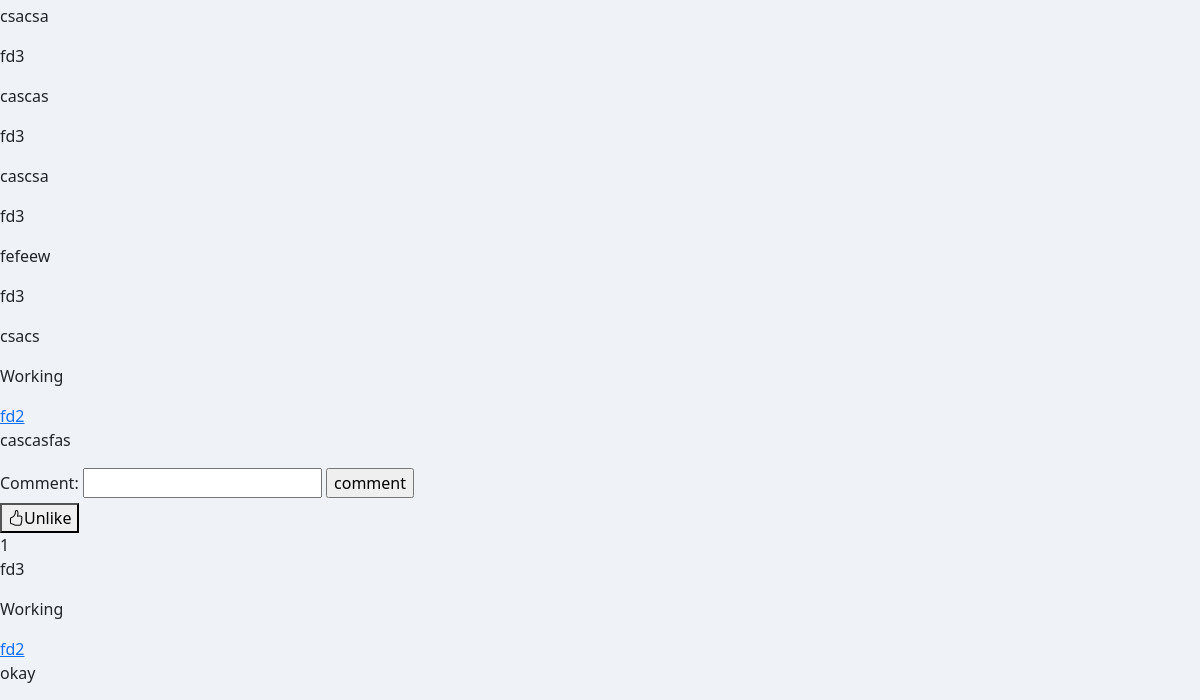
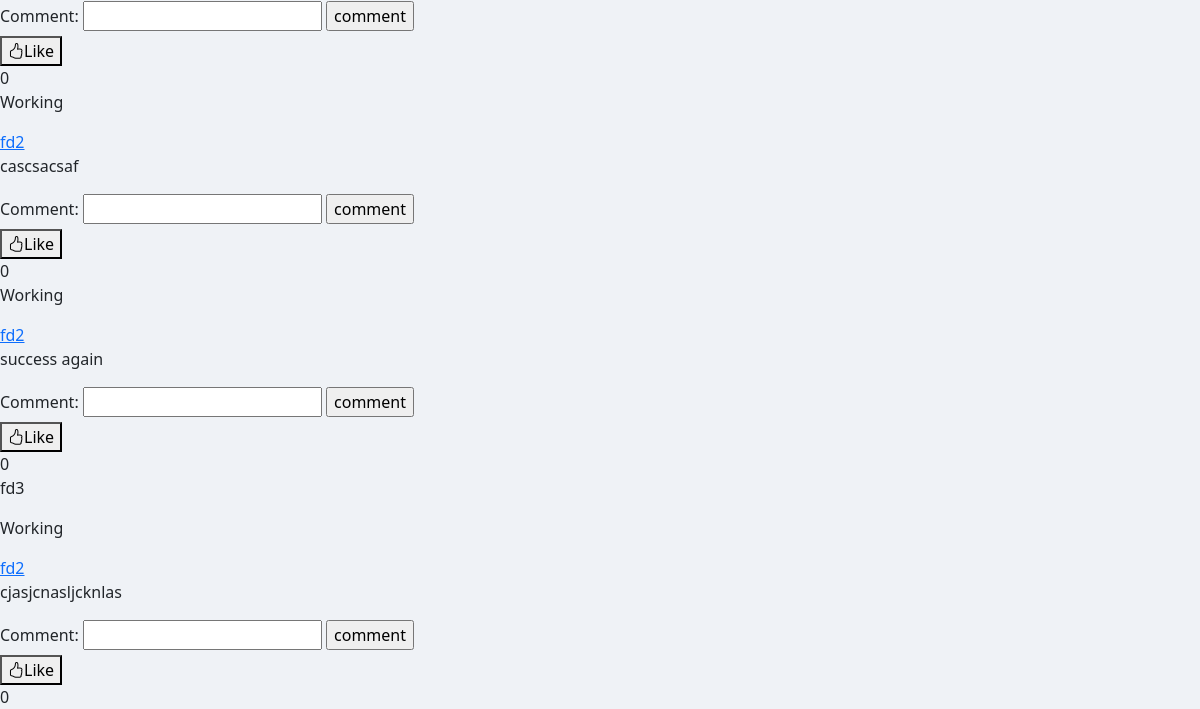
Page /following (signed in, lower part) on the earlier database version (2 pictures, top to bottom).
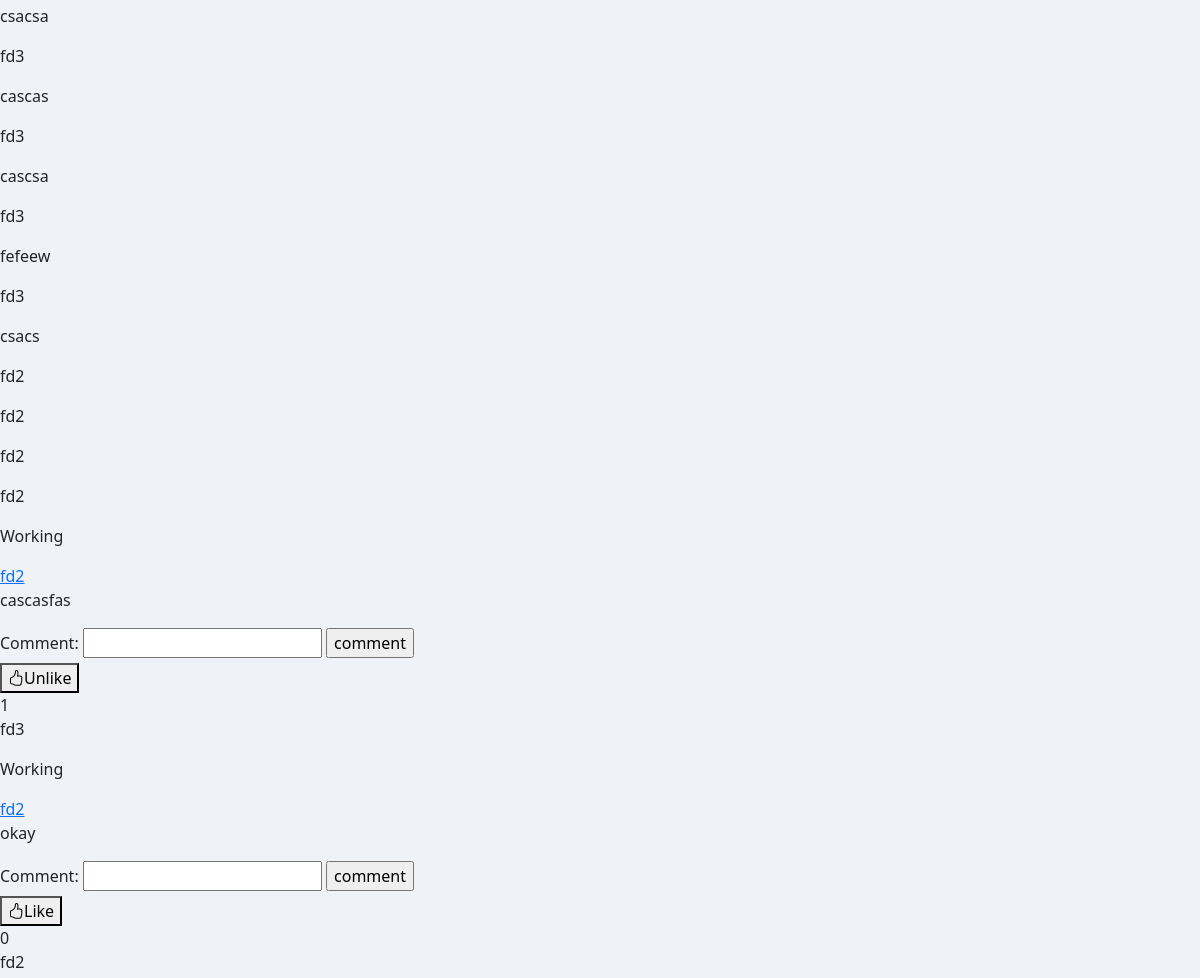
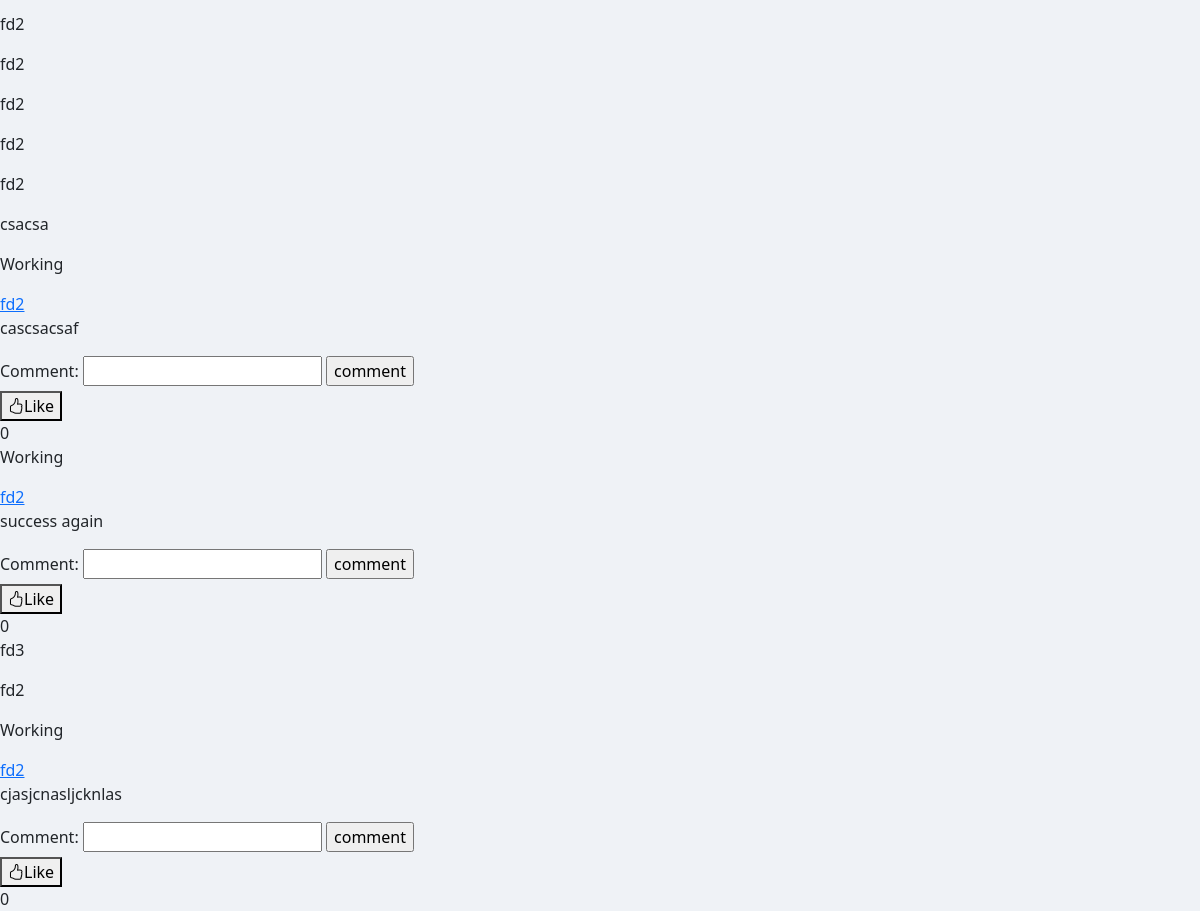
Same page on the later database version (2 pictures, top to bottom).
### network/models.py (models this page shows, shortened)
class Comment(models.Model):
    comment_post = models.ForeignKey(Post, on_delete=models.CASCADE, related_name="comment_post")
    username = models.ForeignKey(User, on_delete=models.CASCADE)
    comment = models.CharField(max_length=500)
    time = models.TimeField(auto_now_add=True)

class User(AbstractUser):
    pass

class Post(models.Model):
    users = models.ForeignKey(User, on_delete = models.CASCADE, related_name="users")
    Inbox = models.TextField(max_length=300)
    Image = models.ImageField(upload_to='images/', blank=True, null=True)
    Created = models.TimeField(auto_now_add=True)
    Updated = models.TimeField(auto_now=True)
    liked = models.ManyToManyField(User, null=True, related_name="like")
    def count(self):
        return self.liked.count()

### network/views.py (the view)
# urls.py: path('following', views.following_post, name="following")
def following_post(request):
    user = User.objects.get(id=request.user.id)
    following = user.followed.all()
    post = Post.objects.all()
    commentform = Commentform()
    for follow in following:
        following_post = Post.objects.filter(users=follow.Users)
    return render(request, "network/following.html", {
        "following": following_post,
        "forms": commentform
    })

### network/forms.py
class Commentform(ModelForm):
    class Meta:
        model = Comment
        fields = ['comment']

### network/templates/network/following.html (shortened to what this page needs)
{% extends "network/layout.html" %}
{% load static %}
{% block body %}
    <div>
        {% for inbox in following %}
            <div>
                <p id="">Working</p>
                <a href="{% url 'profile' inbox.users.id %}">{{ inbox.users }}</a>
            </div>
            <div id="div_{{ inbox.id }}">
                <p id="body_{{ inbox.id }}">{{ inbox.Inbox }}</p>
                <div>
                    {{ forms }}
                    <input id="comment_{{ inbox.id }}" type="submit" value="comment" data-id="{{ inbox.id }}">
                </div>
                    <div>
                        {% if request.user in inbox.liked.all %}
                            <button id="like_{{ inbox.id }}" data-id="{{ inbox.id }}"><i class="bi bi-hand-thumbs-up"></i>Unlike</button><div id="count_{{ inbox.id }}">{{ inbox.count }}</div>
                        {% else %}
                            <button id="like_{{ inbox.id }}" data-id="{{ inbox.id }}"><i class="bi bi-hand-thumbs-up"></i>Like</button><div id="count_{{ inbox.id }}">{{ inbox.count }}</div>
                        {% endif %}
                    </div>
                    <div id="comments_{{ inbox.id }}">
                       {% for comment in inbox.comment_post.all %}
                            <p id="comment_user">{{ comment.username }}</p>
                            <p id="comment_comment">{{ comment.comment }}</p>
                       {% endfor  %}
                    </div>
            </div>
        {% endfor %}
    </div>
{% endblock %}

Differences in the rows shown:
added Comment: username "fd2", shown under Post (number 1 of 6 on the later page)
added Comment: username "fd2", shown under Post (number 1 of 6 on the later page)
added Comment: username "fd2", shown under Post (number 1 of 6 on the later page)
added Comment: username "fd2", shown under Post (number 1 of 6 on the later page)
added Comment: username "fd2", shown under Post "okay"
added Comment: username "fd2", shown under Post "okay"
added Comment: username "fd2", shown under Post "okay"
added Comment: username "fd2", shown under Post "okay"
added Comment: username "fd2", shown under Post "okay"
added Comment: username "fd2", comment "csacsa", shown under Post "okay"
added Comment: username "fd2", shown under Post "success again"
